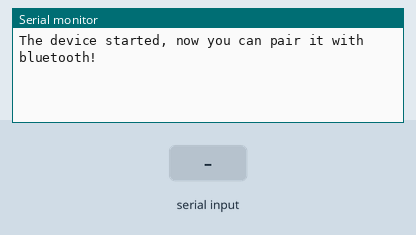
Recording of a sketch running on a simulated ESP32. On the bench: the last lines printed to the serial monitor. Inputs (shaded band) come from the test bench. Nothing arrives over Bluetooth unless stated.

Above: at 1.2 s.
1.3 s: "1" received over the second serial link
At 2.5 s:
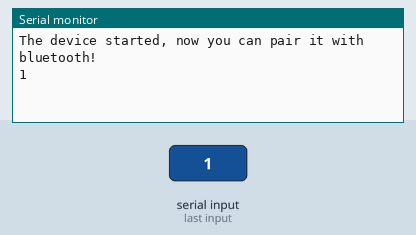
2.8 s: "0" received over the second serial link
At 3.8 s:
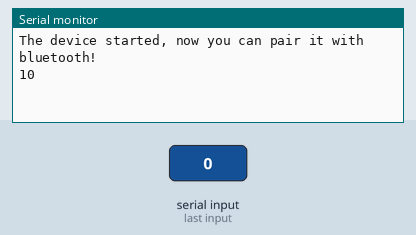

Measured:
- after the input at 1.3 s, the serial monitor: prints a new line at once (image 1)
- after the input at 2.8 s, the serial monitor: prints a new line at once (image 2)

The sketch:

test_bt_serial.ino
```cpp
#include "BluetoothSerial.h"
BluetoothSerial SerialBT;

void setup()
{  Serial.begin(115200);
   SerialBT.begin("PROMEESP32"); //Bluetooth device name
   Serial.println("The device started, now you can pair it with bluetooth!");
}

void loop()
{ if ( Serial.available())
        SerialBT.write(Serial.read());
  if (SerialBT.available())
     Serial.write(SerialBT.read());
  delay(20);
}
```
